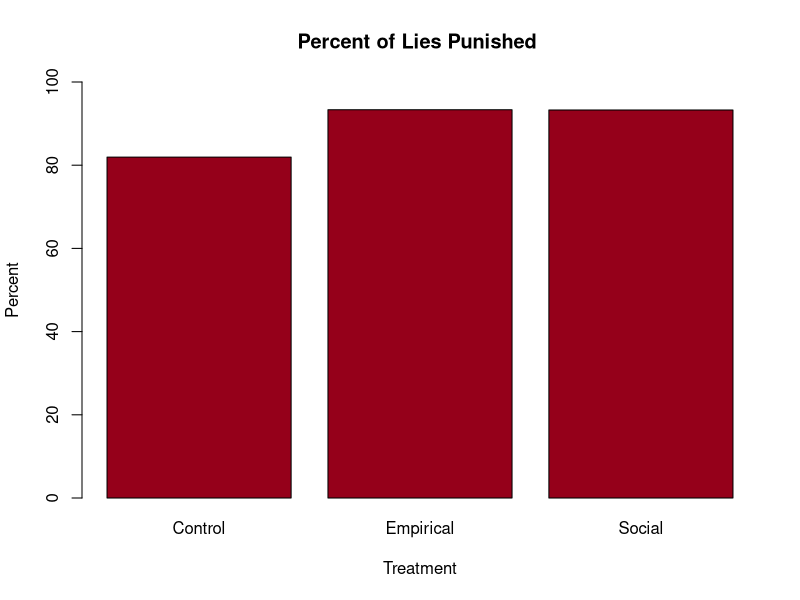

This chart was generated by the following R code:
## ---- chunk 1
setwd("/Users/alysferragamo/Desktop")
getwd()
punishers <- read.csv("PunishersModified (1).csv")
## ---- chunk 2
newcontrol <- subset(punishers, punishers$Treatment == "New Control")
oldcontrol<-subset(punishers,punishers$Treatment =="Control")
Empirical <- subset(punishers, punishers$Treatment == "Empirical")
Social <- subset(punishers, punishers$Treatment == "Social")

females <- subset(punishers, punishers$Gender == "Female")
males <- subset(punishers, punishers$Gender == "Male")

## ---- chunk 3
Control_vs_Social <- wilcox.test(newcontrol$X..lies.punished, Social$X..lies.punished)
Control_vs_Empirical <- wilcox.test(newcontrol$X..lies.punished, Empirical$X..lies.punished)
Empirical_vs_Social <- wilcox.test(Empirical$X..lies.punished, Social$X..lies.punished)
KruskalTest <- kruskal.test(punishers$X..lies.punished ~ punishers$Treatment)
## ---- chunk 4
barplot(c(mean(newcontrol$X..lies.punished)*100, mean(Empirical$X..lies.punished)*100,mean(Social$X..lies.punished )*100), main = "Percent of Lies Punished ", xlab = "Treatment", ylab = "Percent", col = "#95001a", names.arg = c("Control", "Empirical", "Social"), ylim = c(0,100))
## ---- chunk 5
KruskalTest
Control_vs_Social 
Control_vs_Empirical 
Empirical_vs_Social
## ---- chunk 6

females <- subset(punishers, punishers$Gender == "Female")
males <- subset(punishers, punishers$Gender == "Male")
femalecontrol <- subset(punishers, punishers$Gender=="Female"& punishers$Treatment=="New Control")
femalesocial <- subset(punishers, punishers$Gender=="Female"& punishers$Treatment=="Social")
femaleempirical <- subset(punishers, punishers$Gender=="Female"& punishers$Treatment=="Empirical")
malecontrol <- subset(punishers, punishers$Gender=="Male"& punishers$Treatment=="New Control")
malesocial <- subset(punishers, punishers$Gender=="Male"& punishers$Treatment=="Social")
maleempirical <- subset(punishers, punishers$Gender=="Male"& punishers$Treatment=="Empirical")


#Percentage of gender in control
nrow(femalecontrol)/(nrow(femalecontrol)+nrow(malecontrol))
1-nrow(femalecontrol)/(nrow(femalecontrol)+nrow(malecontrol)) 

#Percentage of gender in social (the plus one is a participant who categorized as N/A or other)
nrow(femalesocial)/(nrow(femalesocial)+nrow(malesocial) + 1)
1/(nrow(femalesocial)+nrow(malesocial)+1)
1-nrow(femalesocial)/(nrow(femalesocial)+nrow(malesocial)+1)-.03846

#Percentage of gender in empirical (the plus one is a participant who categorized as N/A or other)
nrow(femaleempirical)/(nrow(femaleempirical)+nrow(maleempirical)+ 1)
1/(nrow(femaleempirical)+nrow(maleempirical)+1)
1-(nrow(femaleempirical)/(nrow(femaleempirical)+nrow(maleempirical)+1)) -.03333

#Total gender percentage 

totalwomen <- nrow(femalecontrol)+nrow(femaleempirical)+nrow(femalesocial)
totalmen <- nrow(malecontrol) + nrow(maleempirical) + nrow(malesocial)
other <- 2

totalwomen/ (totalwomen + totalmen + other)
totalmen/(totalwomen + totalmen + other)
other/(totalwomen + totalmen + other)

Men_vs_WomenMagnitude <- wilcox.test(females$X..Magnitude.of.Lies.Punished, males$X..Magnitude.of.Lies.Punished)
Men_vs_WomenFrequency <- wilcox.test(females$X..lies.punished,males$X..lies.punished)
mean(females$X..lies.punished)-mean(males$X..lies.punished)
mean(females$X..Magnitude.of.Lies.Punished)-mean(males$X..Magnitude.of.Lies.Punished)

#Test of gender by treatment for magnitude of lies punished
wilcox.test(femalecontrol$X..Magnitude.of.Lies.Punished, malecontrol$X..Magnitude.of.Lies.Punished)
wilcox.test(femalesocial$X..Magnitude.of.Lies.Punished, malesocial$X..Magnitude.of.Lies.Punished)
wilcox.test(femaleempirical$X..Magnitude.of.Lies.Punished, maleempirical$X..Magnitude.of.Lies.Punished)

mean(malecontrol$X..Magnitude.of.Lies.Punished - femalecontrol$X..Magnitude.of.Lies.Punished)
mean(malesocial$X..Magnitude.of.Lies.Punished - femalesocial$X..Magnitude.of.Lies.Punished)
mean(femaleempirical$X..Magnitude.of.Lies.Punished) - mean(maleempirical$X..Magnitude.of.Lies.Punished)

#Test of gender by treatment for frequency of lies punished
wilcox.test(femalecontrol$X..Magnitude.of.Lies.Punished, malecontrol$X..Magnitude.of.Lies.Punished)
wilcox.test(femalesocial$X..Magnitude.of.Lies.Punished, malesocial$X..Magnitude.of.Lies.Punished)
wilcox.test(femaleempirical$X..Magnitude.of.Lies.Punished, maleempirical$X..Magnitude.of.Lies.Punished)

mean(malecontrol$X..Magnitude.of.Lies.Punished - femalecontrol$X..Magnitude.of.Lies.Punished)
mean(malesocial$X..Magnitude.of.Lies.Punished - femalesocial$X..Magnitude.of.Lies.Punished)
mean(femaleempirical$X..Magnitude.of.Lies.Punished) - mean(maleempirical$X..Magnitude.of.Lies.Punished)
## ---- chunk 7
Men_vs_WomenFrequency
## ---- chunk 8
Men_vs_WomenMagnitude
